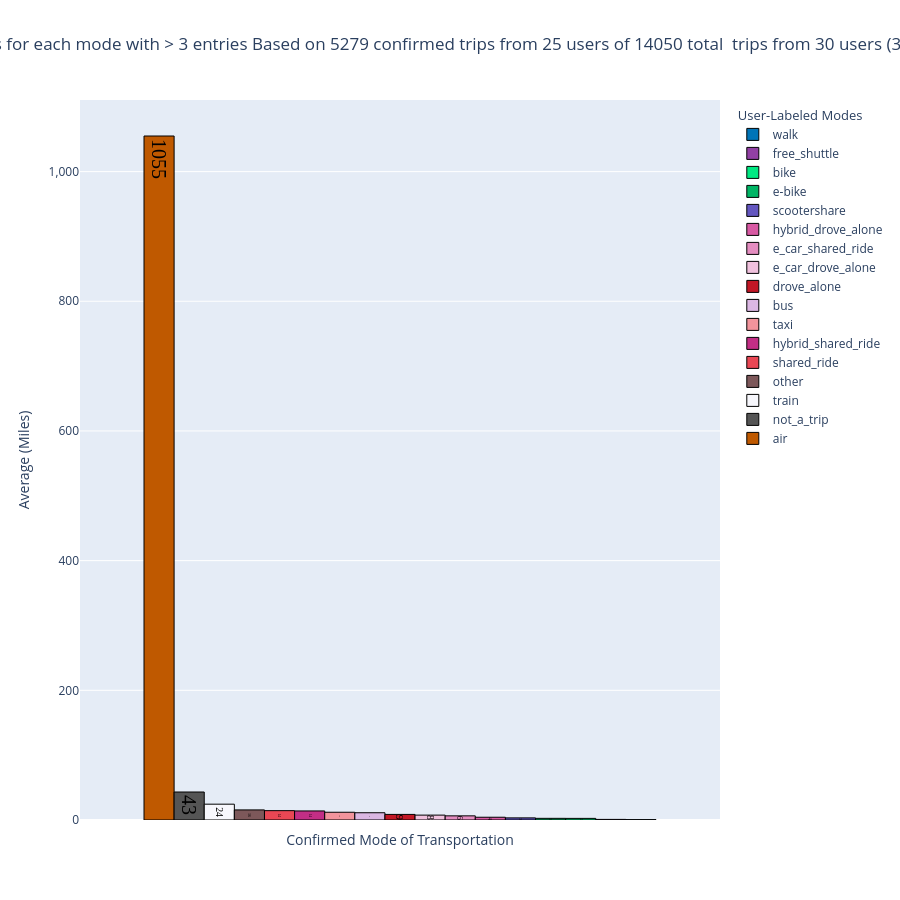

Here is the notebook cell this chart was saved with:
### Code cell
#layout + column params - TITLE IS DEFINED IN LAYOUT below, NOT IN BUILD_TRIP_PLOT
plot_seven_layout = dict(
    height=900,
    barmode='group',
    showlegend=True,
    title=dict(text=plot_title, x=0.47),
    legend=dict(orientation="v",traceorder="reversed",tracegroupgap=10),
    yaxis=dict(
        title="Average (" + label_units + ")",
        tickformat=",.0f"
    ),
    xaxis=dict(
        title=x_label
    )
)


fig, filename = build_trip_plot(
    distance_col="Average ("+label_units_lower+")",
    plot_title=plot_title,
    file_name="Total_trip_length_miles_each_mode",
    panels=panels,
    threshold=0.00,
    layout=plot_seven_layout,
    use_distance=False,
    orientation="v",
    use_raw_values=True
)

fig.update_layout(plot_seven_layout)

### Figure 1 — Plotly figure (JSON) as saved in the notebook; plotly's stock layout.template omitted (floating-point values rounded to 4 significant figures)
{"data": [{"hovertemplate": "air: 1055<extra></extra>", "insidetextanchor": "end", "insidetextfont": {"color": "black", "family": "Times", "size": 20}, "legendgroup": "group_", "legendgrouptitle": {"text": "User-Labeled Modes"}, "marker": {"color": "#bf5900", "line": {"color": "black", "width": 1}}, "name": "air", "orientation": "v", "showlegend": true, "text": ["1055"], "textposition": "inside", "type": "bar", "x": [""], "xaxis": "x", "y": [1055.0], "yaxis": "y"}, {"hovertemplate": "not_a_trip: 43<extra></extra>", "insidetextanchor": "end", "insidetextfont": {"color": "black", "family": "Times", "size": 20}, "legendgroup": "group_", "legendgrouptitle": {"text": "User-Labeled Modes"}, "marker": {"color": "#555555", "line": {"color": "black", "width": 1}}, "name": "not_a_trip", "orientation": "v", "showlegend": true, "text": ["43"], "textposition": "inside", "type": "bar", "x": [""], "xaxis": "x", "y": [43.17], "yaxis": "y"}, {"hovertemplate": "train: 24<extra></extra>", "insidetextanchor": "end", "insidetextfont": {"color": "black", "family": "Times", "size": 20}, "legendgroup": "group_", "legendgrouptitle": {"text": "User-Labeled Modes"}, "marker": {"color": "#f7f7fc", "line": {"color": "black", "width": 1}}, "name": "train", "orientation": "v", "showlegend": true, "text": ["24"], "textposition": "inside", "type": "bar", "x": [""], "xaxis": "x", "y": [24.4], "yaxis": "y"}, {"hovertemplate": "other: 16<extra></extra>", "insidetextanchor": "end", "insidetextfont": {"color": "black", "family": "Times", "size": 20}, "legendgroup": "group_", "legendgrouptitle": {"text": "User-Labeled Modes"}, "marker": {"color": "#7d585a", "line": {"color": "black", "width": 1}}, "name": "other", "orientation": "v", "showlegend": true, "text": ["16"], "textposition": "inside", "type": "bar", "x": [""], "xaxis": "x", "y": [15.55], "yaxis": "y"}, {"hovertemplate": "shared_ride: 14<extra></extra>", "insidetextanchor": "end", "insidetextfont": {"color": "black", "family": "Times", "size": 20}, "legendgroup": "group_", "legendgrouptitle": {"text": "User-Labeled Modes"}, "marker": {"color": "#e94754", "line": {"color": "black", "width": 1}}, "name": "shared_ride", "orientation": "v", "showlegend": true, "text": ["14"], "textposition": "inside", "type": "bar", "x": [""], "xaxis": "x", "y": [14.43], "yaxis": "y"}, {"hovertemplate": "hybrid_shared_ride: 14<extra></extra>", "insidetextanchor": "end", "insidetextfont": {"color": "black", "family": "Times", "size": 20}, "legendgroup": "group_", "legendgrouptitle": {"text": "User-Labeled Modes"}, "marker": {"color": "#c32e85", "line": {"color": "black", "width": 1}}, "name": "hybrid_shared_ride", "orientation": "v", "showlegend": true, "text": ["14"], "textposition": "inside", "type": "bar", "x": [""], "xaxis": "x", "y": [13.96], "yaxis": "y"}, {"hovertemplate": "taxi: 12<extra></extra>", "insidetextanchor": "end", "insidetextfont": {"color": "black", "family": "Times", "size": 20}, "legendgroup": "group_", "legendgrouptitle": {"text": "User-Labeled Modes"}, "marker": {"color": "#f2949c", "line": {"color": "black", "width": 1}}, "name": "taxi", "orientation": "v", "showlegend": true, "text": ["12"], "textposition": "inside", "type": "bar", "x": [""], "xaxis": "x", "y": [11.95], "yaxis": "y"}, {"hovertemplate": "bus: 11<extra></extra>", "insidetextanchor": "end", "insidetextfont": {"color": "black", "family": "Times", "size": 20}, "legendgroup": "group_", "legendgrouptitle": {"text": "User-Labeled Modes"}, "marker": {"color": "#dbb7e3", "line": {"color": "black", "width": 1}}, "name": "bus", "orientation": "v", "showlegend": true, "text": ["11"], "textposition": "inside", "type": "bar", "x": [""], "xaxis": "x", "y": [11.2], "yaxis": "y"}, {"hovertemplate": "drove_alone: 9<extra></extra>", "insidetextanchor": "end", "insidetextfont": {"color": "black", "family": "Times", "size": 20}, "legendgroup": "group_", "legendgrouptitle": {"text": "User-Labeled Modes"}, "marker": {"color": "#c21725", "line": {"color": "black", "width": 1}}, "name": "drove_alone", "orientation": "v", "showlegend": true, "text": ["9"], "textposition": "inside", "type": "bar", "x": [""], "xaxis": "x", "y": [8.615], "yaxis": "y"}, {"hovertemplate": "e_car_drove_alone: 8<extra></extra>", "insidetextanchor": "end", "insidetextfont": {"color": "black", "family": "Times", "size": 20}, "legendgroup": "group_", "legendgrouptitle": {"text": "User-Labeled Modes"}, "marker": {"color": "#f0c1dd", "line": {"color": "black", "width": 1}}, "name": "e_car_drove_alone", "orientation": "v", "showlegend": true, "text": ["8"], "textposition": "inside", "type": "bar", "x": [""], "xaxis": "x", "y": [7.54], "yaxis": "y"}, {"hovertemplate": "e_car_shared_ride: 6<extra></extra>", "insidetextanchor": "end", "insidetextfont": {"color": "black", "family": "Times", "size": 20}, "legendgroup": "group_", "legendgrouptitle": {"text": "User-Labeled Modes"}, "marker": {"color": "#e48dc0", "line": {"color": "black", "width": 1}}, "name": "e_car_shared_ride", "orientation": "v", "showlegend": true, "text": ["6"], "textposition": "inside", "type": "bar", "x": [""], "xaxis": "x", "y": [6.394], "yaxis": "y"}, {"hovertemplate": "hybrid_drove_alone: 4<extra></extra>", "insidetextanchor": "end", "insidetextfont": {"color": "black", "family": "Times", "size": 20}, "legendgroup": "group_", "legendgrouptitle": {"text": "User-Labeled Modes"}, "marker": {"color": "#d859a3", "line": {"color": "black", "width": 1}}, "name": "hybrid_drove_alone", "orientation": "v", "showlegend": true, "text": ["4"], "textposition": "inside", "type": "bar", "x": [""], "xaxis": "x", "y": [4.259], "yaxis": "y"}, {"hovertemplate": "scootershare: 3<extra></extra>", "insidetextanchor": "end", "insidetextfont": {"color": "black", "family": "Times", "size": 20}, "legendgroup": "group_", "legendgrouptitle": {"text": "User-Labeled Modes"}, "marker": {"color": "#6356bf", "line": {"color": "black", "width": 1}}, "name": "scootershare", "orientation": "v", "showlegend": true, "text": ["3"], "textposition": "inside", "type": "bar", "x": [""], "xaxis": "x", "y": [3.265], "yaxis": "y"}, {"hovertemplate": "e-bike: 3<extra></extra>", "insidetextanchor": "end", "insidetextfont": {"color": "black", "family": "Times", "size": 20}, "legendgroup": "group_", "legendgrouptitle": {"text": "User-Labeled Modes"}, "marker": {"color": "#00b565", "line": {"color": "black", "width": 1}}, "name": "e-bike", "orientation": "v", "showlegend": true, "text": ["3"], "textposition": "inside", "type": "bar", "x": [""], "xaxis": "x", "y": [2.555], "yaxis": "y"}, {"hovertemplate": "bike: 2<extra></extra>", "insidetextanchor": "end", "insidetextfont": {"color": "black", "family": "Times", "size": 20}, "legendgroup": "group_", "legendgrouptitle": {"text": "User-Labeled Modes"}, "marker": {"color": "#00e882", "line": {"color": "black", "width": 1}}, "name": "bike", "orientation": "v", "showlegend": true, "text": ["2"], "textposition": "inside", "type": "bar", "x": [""], "xaxis": "x", "y": [2.478], "yaxis": "y"}, {"hovertemplate": "free_shuttle: 1<extra></extra>", "insidetextanchor": "end", "insidetextfont": {"color": "black", "family": "Times", "size": 20}, "legendgroup": "group_", "legendgrouptitle": {"text": "User-Labeled Modes"}, "marker": {"color": "#9240a4", "line": {"color": "black", "width": 1}}, "name": "free_shuttle", "orientation": "v", "showlegend": true, "text": ["1"], "textposition": "inside", "type": "bar", "x": [""], "xaxis": "x", "y": [0.9281], "yaxis": "y"}, {"hovertemplate": "walk: 1<extra></extra>", "insidetextanchor": "end", "insidetextfont": {"color": "black", "family": "Times", "size": 20}, "legendgroup": "group_", "legendgrouptitle": {"text": "User-Labeled Modes"}, "marker": {"color": "#0074b7", "line": {"color": "black", "width": 1}}, "name": "walk", "orientation": "v", "showlegend": true, "text": ["1"], "textposition": "inside", "type": "bar", "x": [""], "xaxis": "x", "y": [0.575], "yaxis": "y"}], "layout": {"annotations": [{"font": {"size": 16}, "showarrow": false, "text": "<br>", "x": 0.5, "xanchor": "center", "xref": "paper", "y": 1, "yanchor": "bottom", "yref": "paper"}], "barmode": "group", "height": 900, "legend": {"orientation": "v", "tracegroupgap": 10, "traceorder": "reversed"}, "showlegend": true, "title": {"text": "Average Miles for each mode with > 3 entries\nBased on 5279 confirmed trips from 25 users\nof 14050 total  trips from 30 users (37.57%)", "x": 0.47}, "xaxis": {"anchor": "y", "domain": [0, 1], "tickformat": ".0%", "title": {"text": "Confirmed Mode of Transportation"}}, "yaxis": {"anchor": "x", "domain": [0, 1], "tickformat": ",.0f", "title": {"text": "Average (Miles)"}}}}
